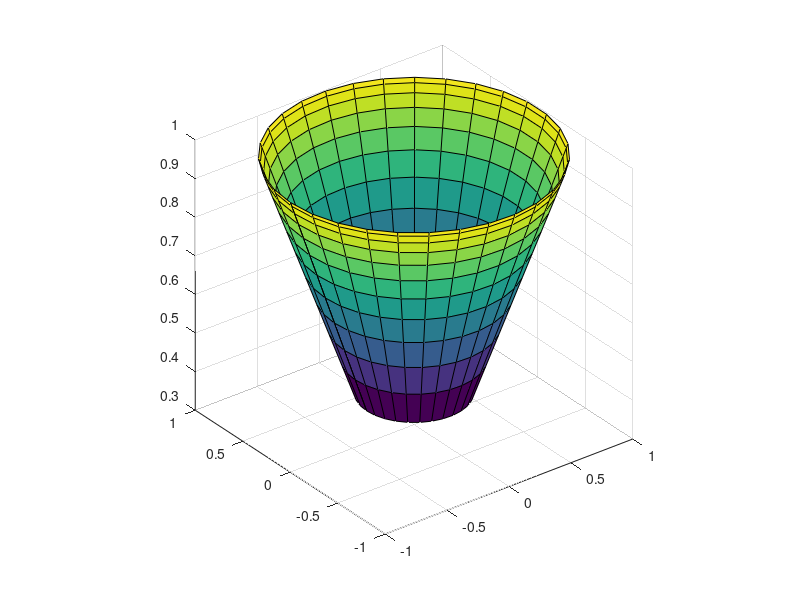

The MATLAB source for this figure:
clc
clear all
k = 5;
n = 2^k-1;
theta = pi*(-n:2:n)/n;
phi = ((pi/2)*(n/4:2:n)'/n);
X = sin(phi)*cos(theta);
Y = sin(phi)*sin(theta);
Z = sin(phi)*ones(size(theta));
surf(X,Y,Z)
axis square
